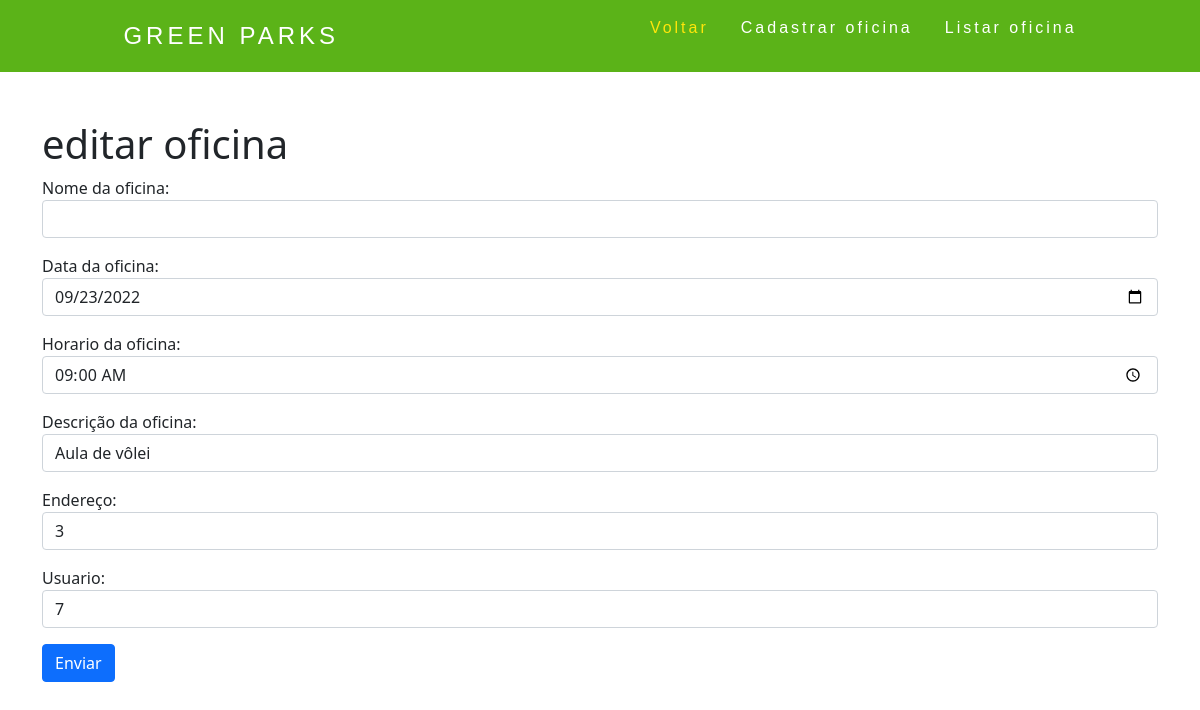
Screenshot of /app/Model/oficinas/cad_oficina.php?page=editar_oficina&id=1 with the database file from the repository.
### tables this page shows
CREATE TABLE `oficina` (
  `id_oficina` int(11) NOT NULL AUTO_INCREMENT,
  `nome_oficina` varchar(100) NOT NULL,
  `data_oficina` date NOT NULL,
  `horario_oficina` time NOT NULL,
  `desc_oficina` varchar(100) NOT NULL,
  `id_endereco` int(11) NOT NULL,
  `id_usuario` int(11) NOT NULL,
  PRIMARY KEY (`id_oficina`),
  KEY `fk_usuario_id_endereco` (`id_endereco`),
  KEY `fk_usuario_oficina` (`id_usuario`),
  CONSTRAINT `fk_oficina_endereco` FOREIGN KEY (`id_endereco`) REFERENCES `endereco` (`id_endereco`) ON DELETE NO ACTION ON UPDATE NO ACTION,
  CONSTRAINT `fk_oficina_usuario` FOREIGN KEY (`id_usuario`) REFERENCES `usuario` (`id_usuario`) ON DELETE NO ACTION ON UPDATE NO ACTION
);

### app/Model/oficinas/editar_oficina.php (the view, shortened to what this page needs)
<h1>editar oficina</h1>
<?php
    $sql = "SELECT * FROM oficina WHERE id_oficina=".$_REQUEST["id"];
    $res = $conexaoMysqli->query($sql);
    $row = $res->fetch_object();
?>
<form action="?page=salvar_oficina" method="POST">
    <div class="mb-3">
        <label>Nome da oficina:</label>
        <input type="text" name="nome_oficina" value="<?php print $row->nome_oficina; ?>" class="form-control">
    </div>
    <div class="mb-3">
        <label>Data da oficina:</label>
        <input type="date" name="data_oficina" value="<?php print $row->data_oficina; ?>" class="form-control">
    </div>
    <div class="mb-3">
        <label>Horario da oficina:</label>
        <input type="time" name="horario_oficina" value="<?php print $row->horario_oficina; ?>" class="form-control">
    </div>
    <div class="mb-3">
        <label>Descrição da oficina:</label>
        <input type="text" name="desc_oficina" value="<?php print $row->desc_oficina; ?>" class="form-control">
    </div>
    <div class="mb-3">
        <label>Endereço:</label>
        <input type="text" name="id_endereco" value="<?php print $row->id_endereco; ?>" class="form-control">
    </div>
    <div class="mb-3">
        <label>Usuario:</label>
        <input type="text" name="id_usuario" value="<?php print $row->id_usuario; ?>" class="form-control">
    </div>
    <button type="submit" class="btn btn-primary">Enviar</button>
</form>

### app/View/css/stilo.css (style rules this page uses)
body { background-color: #ffffff; height: 2650px; max-height: 2650px; }
* { margin: 0; padding: 0; }

### rows the page displays
oficina: data_oficina "09/23/2022", horario_oficina "09:00:00", desc_oficina "Aula de vôlei", id_endereco "3", id_usuario "7"
